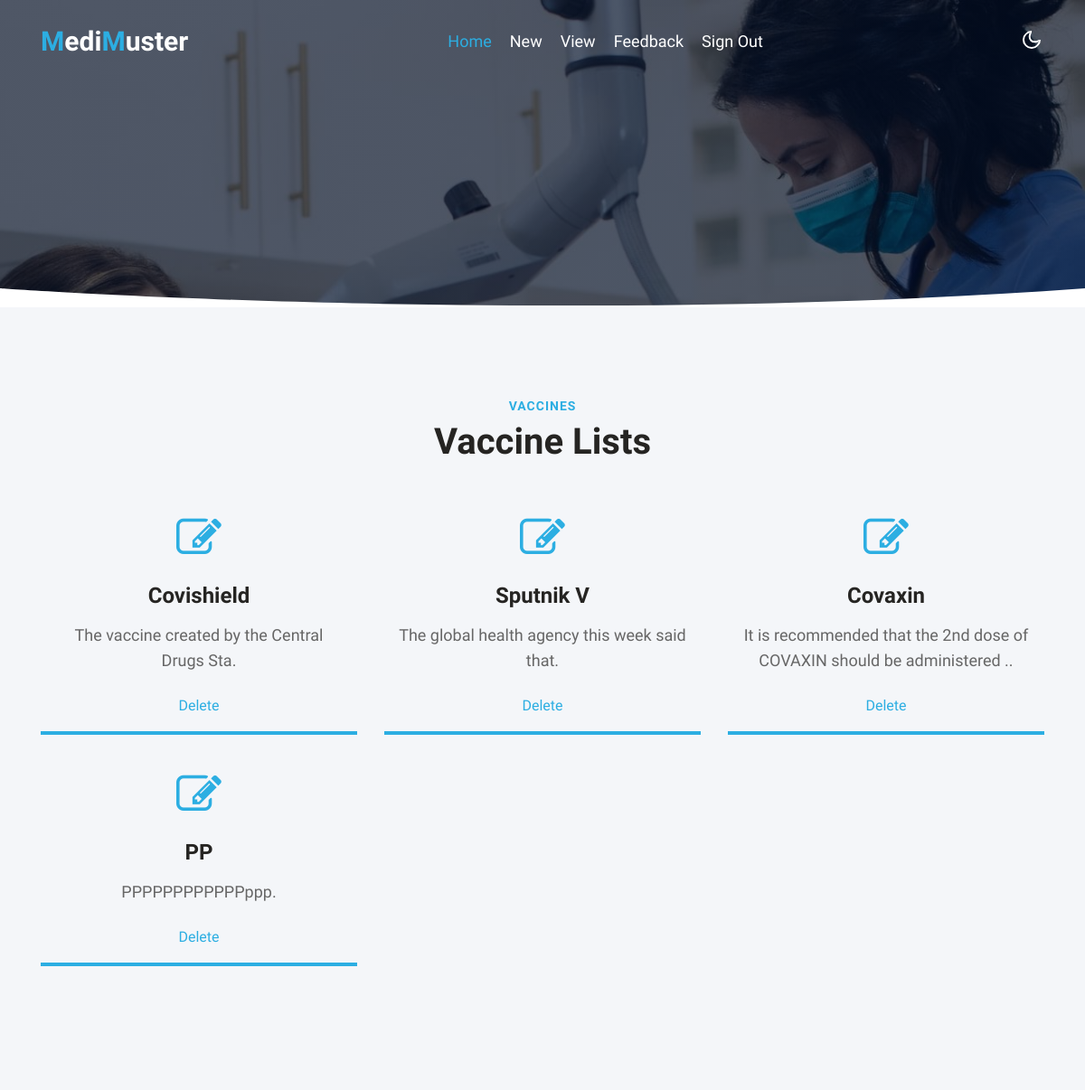
The app's page /Admin/ViewVaccines.php with its own data.
### tables this page shows
CREATE TABLE `vaccine` (
  `vid` int(11) NOT NULL,
  `type` varchar(44) NOT NULL,
  `description` varchar(300) NOT NULL,
  `stock` varchar(44) NOT NULL,
  `price` varchar(44) NOT NULL,
  `date` varchar(44) NOT NULL
);

### Admin/ViewVaccines.php (the view, shortened to what this page needs)
<?php
include './Header.php';
?>
<section class="w3l-bottom-grids-6 py-5" id="services1">
  <div class="container py-lg-5 py-md-4 py-2">
    <div class="title-content text-center">
      <h6 class="title-subhny text-center">Vaccines</h6>
      <h3 class="title-w3l mb-sm-5 mb-4 pb-sm-o pb-2 text-center">Vaccine Lists</h3>
    </div>
    <div class="grids-area-hny text-center row mt-lg-4">
      <?php
      $qry = mysqli_query($conn, "SELECT * FROM `vaccine`");
      if (mysqli_fetch_array($qry) > 0) {
        $qry = mysqli_query($conn, "SELECT * FROM `vaccine`");
        while ($row = mysqli_fetch_array($qry)) {
      ?>
          <div class="col-lg-4 col-md-6 grids-feature" style="margin-bottom: 25px">
            <div class="area-box icon-blue">
              <span class="fa fa-pencil-square-o"></span>
              <h4><a href="ViewVaccineById.php?id=<?php echo $row['vid'] ?>" class="title-head"><?php echo $row['type'] ?></a></h4>
              <p><?php echo $row['description'] ?>.</p><br>
              <a href="deleteVaccine.php?id=<?php echo $row['vid'] ?>">Delete</a>
            </div>
            <hr style="border: 2px solid #2CAEE2; ">
          </div>
        <?php
        }
      } else {
        ?>
        <img src="../nodata.png" height="20%" width="20%" style=" margin-left: 500px; margin-right: auto;" />
      <?php
      }
      ?>
    </div>
  </div>
</section>

### records on screen
vaccine: type "Covishield", description "The vaccine created by the Central Drugs Sta"
vaccine: type "Sputnik V", description "The global health agency this week said that"
vaccine: type "Covaxin", description "It is recommended that the 2nd dose of COVAXIN should be administered ."
vaccine: type "PP", description "PPPPPPPPPPPPppp"
